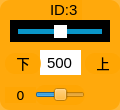
    <widget class="QWidget" name="widget_id4" native="true">
     <property name="geometry">
      <rect>
       <x>350</x>
       <y>210</y>
       <width>120</width>
       <height>110</height>
      </rect>
     </property>
     <property name="styleSheet">
      <string notr="true">background-color: rgba(255, 165, 0, 200);
border-radius:10px;</string>
     </property>
     <widget class="QSlider" name="horizontalSlider_pulse_4">
      <property name="geometry">
       <rect>
        <x>10</x>
        <y>20</y>
        <width>100</width>
        <height>22</height>
       </rect>
      </property>
      <property name="autoFillBackground">
       <bool>false</bool>
      </property>
      <property name="styleSheet">
       <string notr="true">QSlider{
	border-radius:0px;
	 background-color: rgb(0, 0, 0);
}

QSlider::handle {/*设置中间的那个滑动的键*/                           
    border: 10px solid rgb(255, 255, 255)
}
QSlider::handle:horizontal{
    width: -1px;
    margin: -4px; /* height */
}
QSlider::groove{
    background: rgb(10, 150, 200);
}
QSlider::groove:horizontal {
    height: 5px; 
	left:8px; right: 8px;
}</string>
      </property>
      <property name="minimum">
       <number>0</number>
      </property>
      <property name="maximum">
       <number>1000</number>
      </property>
      <property name="pageStep">
       <number>1</number>
      </property>
      <property name="value">
       <number>500</number>
      </property>
      <property name="orientation">
       <enum>Qt::Horizontal</enum>
      </property>
     </widget>
     <widget class="QLabel" name="label_ID4">
      <property name="geometry">
       <rect>
        <x>50</x>
        <y>0</y>
        <width>32</width>
        <height>20</height>
       </rect>
      </property>
      <property name="font">
       <font>
        <family>Arial</family>
        <pointsize>11</pointsize>
       </font>
      </property>
      <property name="styleSheet">
       <string notr="true">background-color: rgb(255, 255, 255， 0);
border-radius:0px;</string>
      </property>
      <property name="text">
       <string>ID:3</string>
      </property>
     </widget>
     <widget class="QLineEdit" name="lineEdit_4">
      <property name="geometry">
       <rect>
        <x>40</x>
        <y>50</y>
        <width>41</width>
        <height>25</height>
       </rect>
      </property>
      <property name="font">
       <font>
        <family>Arial</family>
        <pointsize>11</pointsize>
       </font>
      </property>
      <property name="autoFillBackground">
       <bool>false</bool>
      </property>
      <property name="styleSheet">
       <string notr="true">background-color: rgb(255, 255, 255);
border-radius:0px;</string>
      </property>
      <property name="text">
       <string>500</string>
      </property>
      <property name="alignment">
       <set>Qt::AlignCenter</set>
      </property>
      <property name="readOnly">
       <bool>false</bool>
      </property>
     </widget>
     <widget class="QLabel" name="label_up_2">
      <property name="geometry">
       <rect>
        <x>85</x>
        <y>53</y>
        <width>36</width>
        <height>21</height>
       </rect>
      </property>
      <property name="font">
       <font>
        <family>黑体</family>
        <pointsize>10</pointsize>
       </font>
      </property>
      <property name="styleSheet">
       <string notr="true">background-color: rgb(255, 255, 255， 0);</string>
      </property>
      <property name="text">
       <string>&lt;html&gt;&lt;head/&gt;&lt;body&gt;&lt;p align=&quot;center&quot;&gt;上&lt;/p&gt;&lt;/body&gt;&lt;/html&gt;</string>
      </property>
      <property name="alignment">
       <set>Qt::AlignCenter</set>
      </property>
     </widget>
     <widget class="QLabel" name="label_d4">
      <property name="geometry">
       <rect>
        <x>5</x>
        <y>87</y>
        <width>31</width>
        <height>16</height>
       </rect>
      </property>
      <property name="font">
       <font>
        <family>DejaVu Sans</family>
        <pointsize>10</pointsize>
       </font>
      </property>
      <property name="styleSheet">
       <string notr="true">background-color: rgb(255, 255, 255， 0);</string>
      </property>
      <property name="text">
       <string>0</string>
      </property>
      <property name="alignment">
       <set>Qt::AlignCenter</set>
      </property>
     </widget>
     <widget class="QLabel" name="label_down_2">
      <property name="geometry">
       <rect>
        <x>5</x>
        <y>53</y>
        <width>36</width>
        <height>21</height>
       </rect>
      </property>
      <property name="font">
       <font>
        <family>黑体</family>
        <pointsize>10</pointsize>
       </font>
      </property>
      <property name="styleSheet">
       <string notr="true">background-color: rgb(255, 255, 255， 0);</string>
      </property>
      <property name="text">
       <string>&lt;html&gt;&lt;head/&gt;&lt;body&gt;&lt;p align=&quot;center&quot;&gt;下&lt;/p&gt;&lt;/body&gt;&lt;/html&gt;</string>
      </property>
      <property name="alignment">
       <set>Qt::AlignCenter</set>
      </property>
     </widget>
     <widget class="QSlider" name="horizontalSlider_dev_4">
      <property name="geometry">
       <rect>
        <x>35</x>
        <y>85</y>
        <width>50</width>
        <height>20</height>
       </rect>
      </property>
      <property name="styleSheet">
       <string notr="true">background-color: rgb(255, 255, 255， 0);</string>
      </property>
      <property name="minimum">
       <number>-125</number>
      </property>
      <property name="maximum">
       <number>125</number>
      </property>
      <property name="pageStep">
       <number>1</number>
      </property>
      <property name="orientation">
       <enum>Qt::Horizontal</enum>
      </property>
     </widget>
    </widget>
